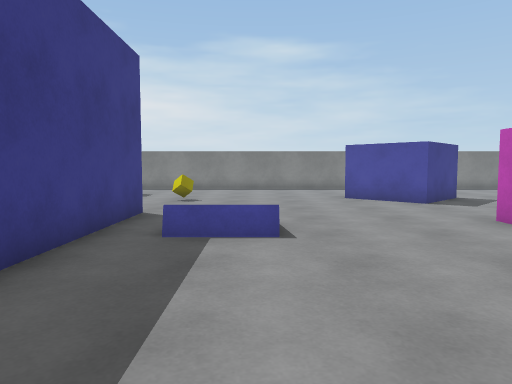
view 1 (above)

22 first-person views from a walk through a 3-D level made in the Unity game engine. The camera is 1.2 m above the floor, tilts 4° down and sees 70° across. The floor is counted in squares, 1 m on a side. Each view is taken from the middle of a square. On the plan, view 1 faces up. The plan holds only what a view shows up to about 15 squares ahead; the rest is blank. Surface patterns are stand-ins for the level's own textures.

view 2
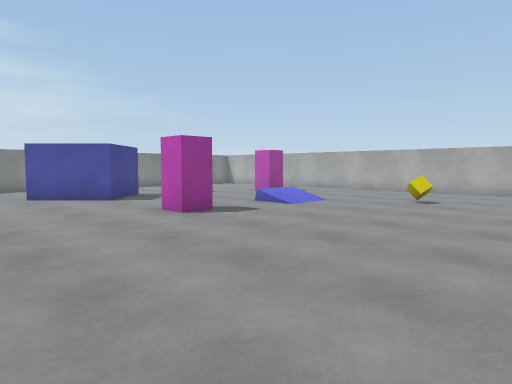

view 3
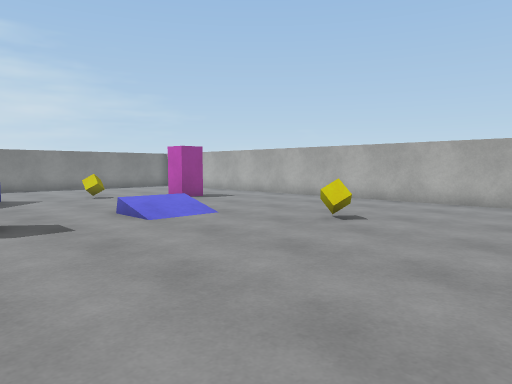

view 4
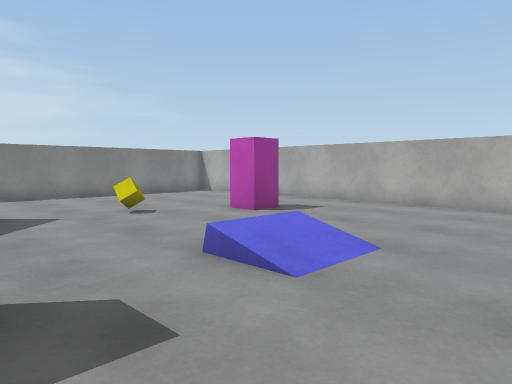

view 5
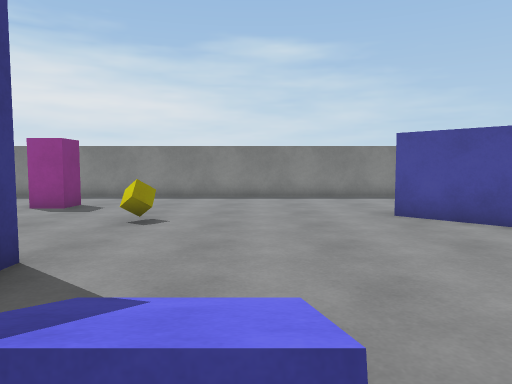

view 6
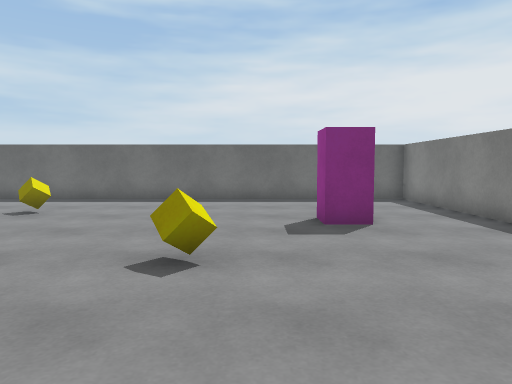

view 7
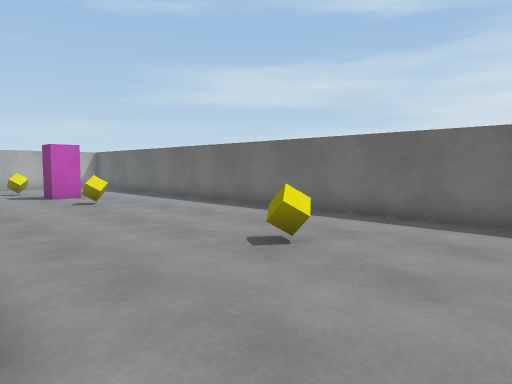

view 8
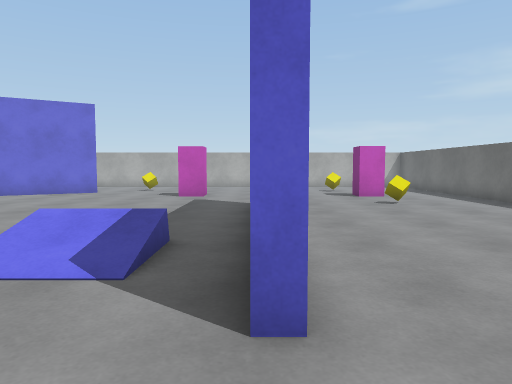

view 9
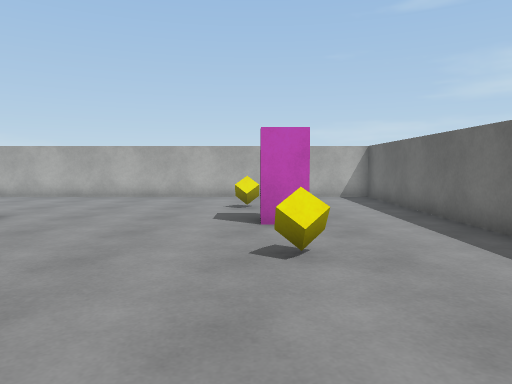

view 10
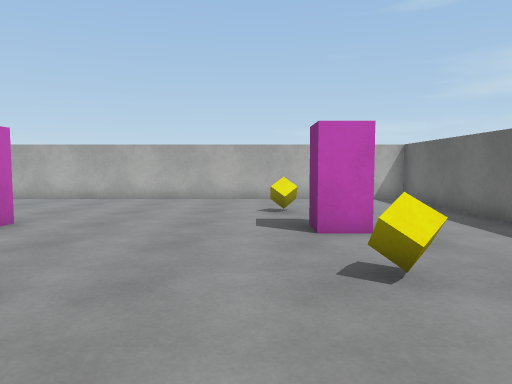

view 11
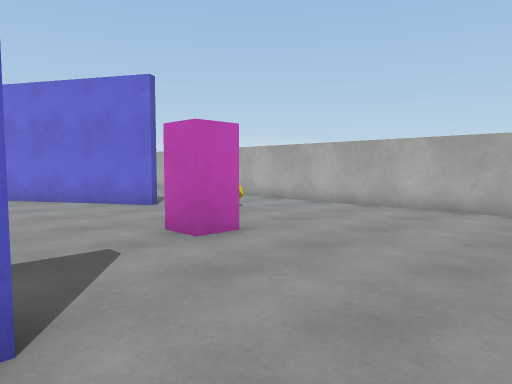

view 12
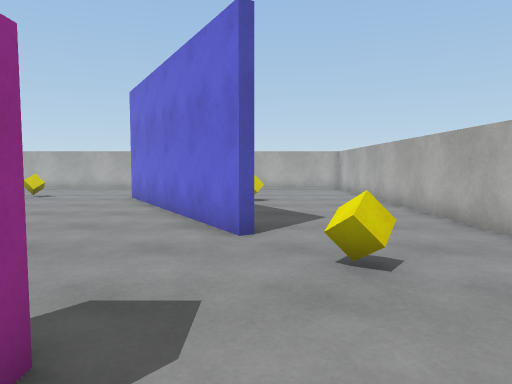

view 13
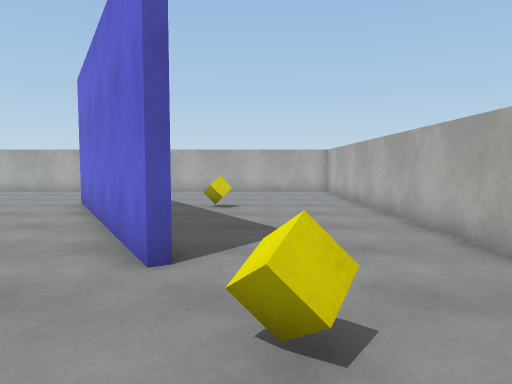

view 14
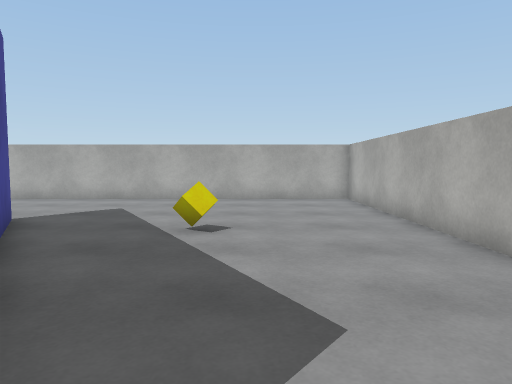

view 15
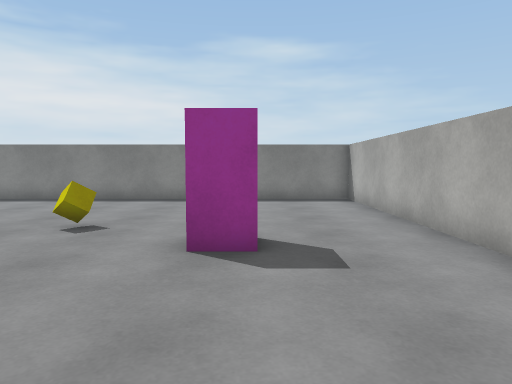

view 16
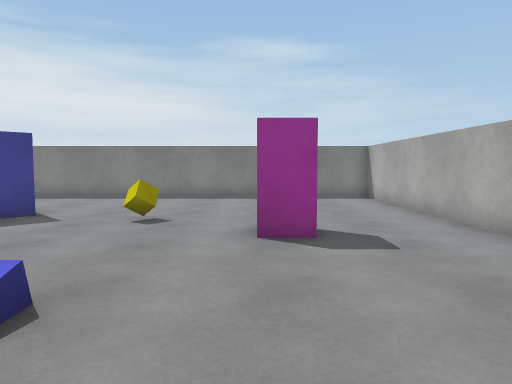

view 17
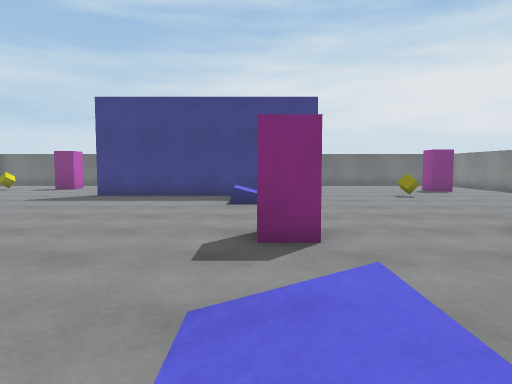

view 18
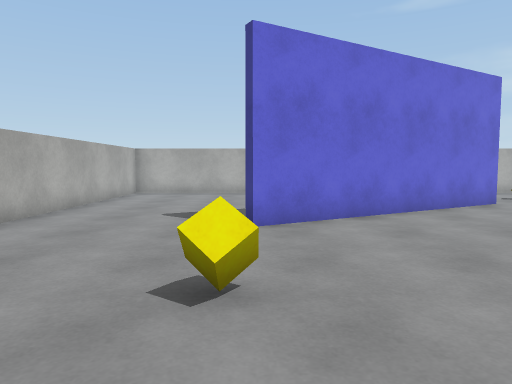

view 19
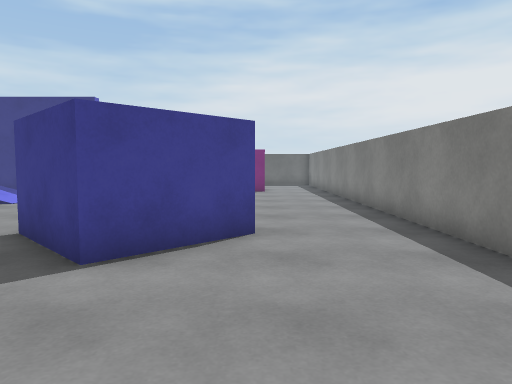

view 20
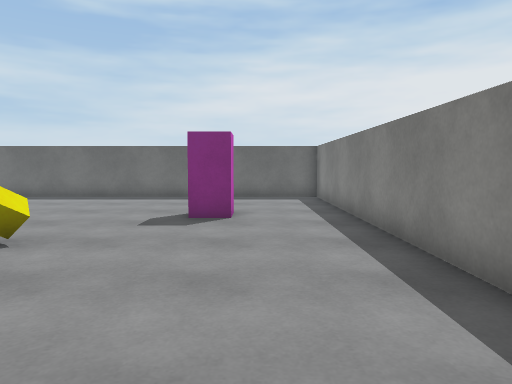

view 21
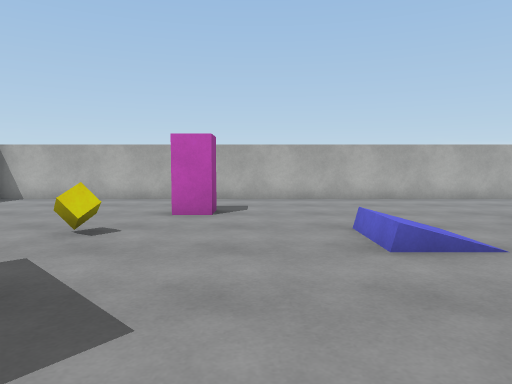

view 22
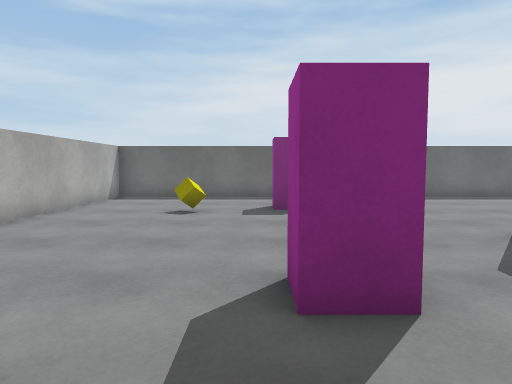

### Floor plan
Points are (right, up) in squares from view 1. A wall is a line through its corners. A room is listed if a view was taken in it or the views show most of it. See-through windows are left out.
Room 1 (views 1, 2, 3, 4, 5, 6, 7, 8, 9, 10, 11, 12, 13, 14, 15, 16, 17, 18, 19, 20, 21, 22)
walls: (-3.4, 9.5) (-3, 9.5) (-3, 0.5); (4.5, -5) (4.3, -4.7) (12.1, -0.2); (12.3, -0.4) (10.1, -1.7); (5.4, 16) (7.6, 13.9) (5.5, 11.7) (3.3, 13.9); (-11.4, -9.4) (17.4, -9.4) (17.4, 19.4) (-11.4, 19.4) (-11.4, -9.4)
objects: pink block (-8, -3) to (-7, -3); yellow cube (-8, 0); yellow cube (-8, 8); yellow cube (-7, -6); pink block (-6, 16); yellow cube (-3, 13); pink block (-1, -4) to (0, -3); yellow cube (2, -6); pink block (5, 7) to (6, 8); yellow cube (10, 13); yellow cube (11, -5); yellow cube (12, 4); pink block (13, 11) to (14, 12)

Where each view was taken, in squares from view 1:
view 1: 0 up, 0 right, facing up
view 2: 1 down, 0 right, facing up-right
view 3: 1 down, 5 right, facing up-right
view 4: 4 up, 6 right, facing up-right
view 5: 5 up, 0 right, facing up
view 6: 14 up, 2 right, facing left
view 7: 12 up, 3 left, facing down-left
view 8: 12 up, 3 left, facing down
view 9: 5 up, 7 left, facing down
view 10: 4 up, 6 left, facing down
view 11: 1 up, 6 left, facing down-right
view 12: 5 down, 2 left, facing right
view 13: 6 down, 0 right, facing right
view 14: 6 down, 4 right, facing right
view 15: 6 up, 14 right, facing up
view 16: 5 up, 13 right, facing up
view 17: 7 up, 12 right, facing left
view 18: 7 up, 12 right, facing down
view 19: 16 up, 12 right, facing left
view 20: 17 up, 3 right, facing left
view 21: 10 up, 4 right, facing right
view 22: 4 down, 3 right, facing left
